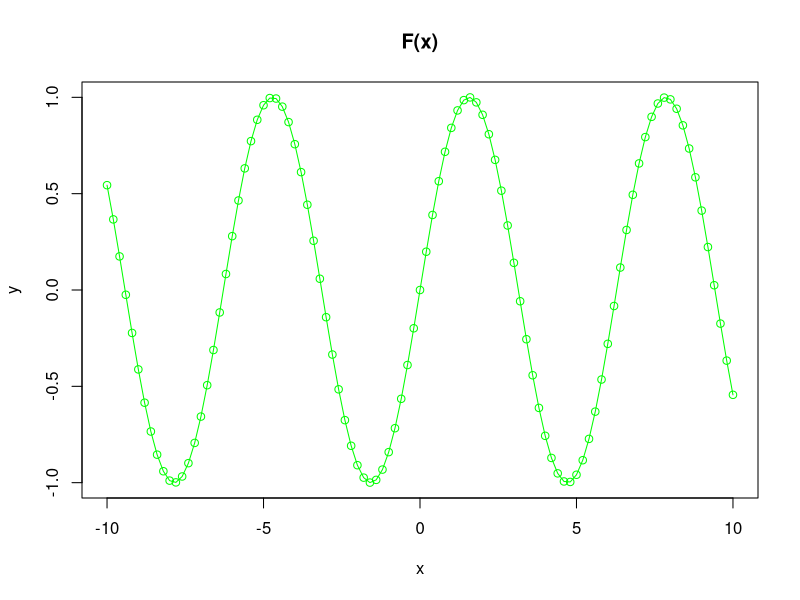

This figure's R source:
pdf("Grafico de função personalizada2.pdf", paper="A4", colormodel="cmyk", height =6, width=7)
p<- function(x) {

#Aqui podemos definir a forma funcional da função a ser plotada usando uma sintaxe similar a do gnuplot

sin(x)
}
plot(p, -10, 10, main="F(x)", xlab="x", type ="o", ylab="y", col="green")
dev.off()
